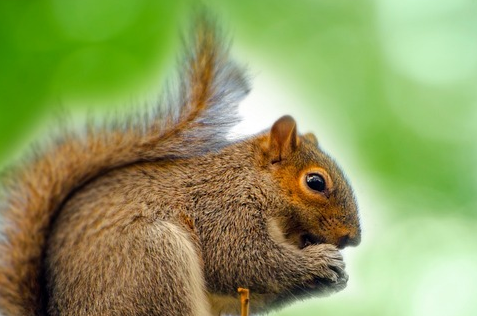
#> input picture lab1-hybrid-image/gui/res/squirrel1.png, 477 x 316 px, found by its file name
$ python fft_20230326205011.py
#> lines starting #> are read from the running program, lines starting #| are printed output that depends on the picture
import cv2
import numpy as np
from matplotlib import pyplot as plt

pairs = [
    ('res/squirrel1.png', 'res/bunny1.png'),
    ('res/cat.jpg', 'res/dog.jpg'),
    ('res/donkey1.png', 'res/zebra1.png'),
]
pair_idx = 0

ksize1, sigma1, ksize2, sigma2 = 39, 11, 21, 5
d1, d2 = 10, 10


def ideal_spectral_filter(shape, d, type='lowpass'):
    m, n = shape
    if type == 'lowpass':
        h = np.zeros((m, n), dtype=np.float32)
    if type == 'highpass':
        h = np.ones((m, n), dtype=np.float32)
    for i in range(m):
        for j in range(n):
            if np.sqrt((i - m / 2) ** 2 + (j - n / 2) ** 2) <= d:
                if type == 'lowpass':
                    h[i, j] = 1
                if type == 'highpass':
                    h[i, j] = 0
    return h

def spatial_hybrid_image(img1, img2, ksize1, sigma1, ksize2, sigma2):
    img1_low_pass = cv2.GaussianBlur(img1, (ksize1, ksize1), sigma1)
    img2_high_pass = cv2.subtract(img2, cv2.GaussianBlur(img2, (ksize2, ksize2), sigma2))
    hybrid_image = cv2.add(img1_low_pass, img2_high_pass)

    plt.subplot(231), plt.imshow(img1, cmap='gray')
    plt.title('Input Image1'), plt.xticks([]), plt.yticks([])
    plt.subplot(232), plt.imshow(img1_low_pass, cmap='gray')
    plt.title(f'Image1 Low Pass. ksize1 = {ksize1}, sigma1 = {sigma1}'), plt.xticks([]), plt.yticks([])
    plt.subplot(233), plt.imshow(hybrid_image, cmap='gray')
    plt.title('Hybrid Image'), plt.xticks([]), plt.yticks([])
    plt.subplot(234), plt.imshow(img2, cmap='gray')
    plt.title('Input Image2'), plt.xticks([]), plt.yticks([])
    plt.subplot(235), plt.imshow(img2_high_pass, cmap='gray')
    plt.title(f'Image2 High Pass. ksize2 = {ksize2}, sigma2 = {sigma2}'), plt.xticks([]), plt.yticks([])
    plt.show()


def spectral_hybrid_image(image1, image2, d1, d2):  # ref:
    f1 = np.fft.fft2(np.float32(image1))
    f2 = np.fft.fft2(np.float32(image2))
    f1shift = np.fft.fftshift(f1)
    f2shift = np.fft.fftshift(f2)
    h1 = ideal_spectral_filter(f1.shape, d1, type='lowpass')
    h2 = ideal_spectral_filter(f2.shape, d2, type='highpass')
    f1_filtered = f1shift * h1
    f2_filtered = f2shift * h2
    f1_filtered_shift = np.fft.ifftshift(f1_filtered)
    f2_filtered_shift = np.fft.ifftshift(f2_filtered)
    f1_filtered_ifft = np.fft.ifft2(f1_filtered_shift)
    f2_filtered_ifft = np.fft.ifft2(f2_filtered_shift)
    hybrid_image = np.abs(f1_filtered_ifft) + np.abs(f2_filtered_ifft)

    plt.subplot(2, 6, 1), plt.imshow(image1, cmap='gray')
    plt.title('Input Image1'), plt.xticks([]), plt.yticks([])
    plt.subplot(2, 6, 2), plt.imshow(np.log1p(np.abs(f2shift)), cmap='gray')
    plt.title('Image1 Magnitude Spectrum'), plt.xticks([]), plt.yticks([])
    plt.subplot(2, 6, 3), plt.imshow(h1, cmap='gray')
    plt.title('Input Image2'), plt.xticks([]), plt.yticks([])
    plt.subplot(2, 6, 4), plt.imshow(np.log1p(np.abs(f1_filtered)), cmap='gray')
    plt.title('Image1 Low Pass Magnitude Spectrum'), plt.xticks([]), plt.yticks([])
    plt.subplot(2, 6, 5), plt.imshow(image2, cmap='gray')
    plt.title('Input Image2'), plt.xticks([]), plt.yticks([])
    plt.subplot(2, 6, 6), plt.imshow(np.log1p(np.abs(f2shift)), cmap='gray')
    plt.title('Image2 Magnitude Spectrum'), plt.xticks([]), plt.yticks([])
    plt.subplot(2, 6, 7), plt.imshow(h2, cmap='gray')
    plt.title('Input Image2'), plt.xticks([]), plt.yticks([])
    plt.subplot(2, 6, 8), plt.imshow(np.log1p(np.abs(f2_filtered)), cmap='gray')
    plt.title('Image2 High Pass Magnitude Spectrum'), plt.xticks([]), plt.yticks([])
    plt.subplot(2, 6, 9), plt.imshow(np.abs(f1_filtered_ifft), cmap='gray')
    plt.title(f'Image1 Low Pass. d1={d1}'), plt.xticks([]), plt.yticks([])
    plt.subplot(2, 6, 10), plt.imshow(np.abs(f2_filtered_ifft), cmap='gray')
    plt.title(f'Image2 High Pass. d2={d2}'), plt.xticks([]), plt.yticks([])
    plt.subplot(2, 6, 11), plt.imshow(hybrid_image, cmap='gray')
    plt.title('Hybrid Image'), plt.xticks([]), plt.yticks([])
    plt.show()
    return hybrid_image


if __name__ == '__main__':
    img1 = cv2.imread(pairs[pair_idx][0], 0)    # read as grayscale
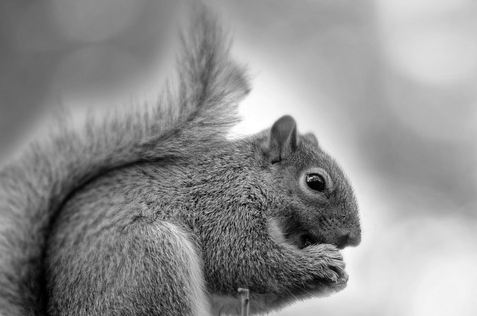
#> img1: shape (316, 477); min 0, max 255, mean 143.5
    img2 = cv2.imread(pairs[pair_idx][1], 0)
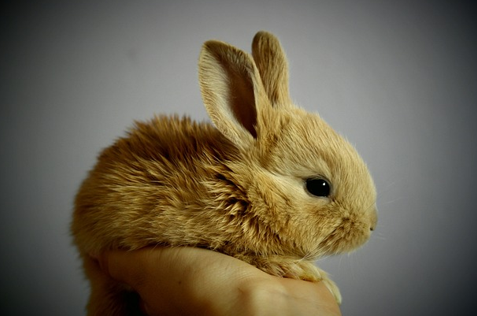
#> input picture lab1-hybrid-image/gui/res/bunny1.png, 477 x 316 px, found by its file name
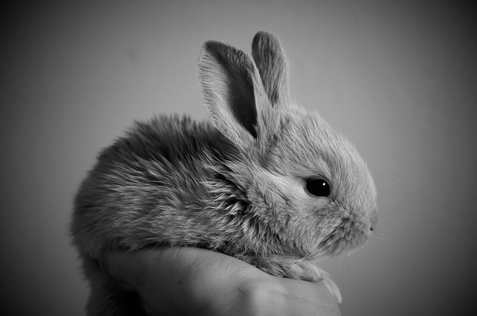
#> img2: shape (316, 477); min 0, max 235, mean 97.6

    # spatial_hybrid_image(img1, img2, ksize1, sigma1, ksize2, sigma2)
    spectral_hybrid_image(img1, img2, d1, d2)
#> in spectral_hybrid_image, `hybrid_image = np.abs(f1_filtered_ifft) + np.abs(f2_filtered_ifft)`:
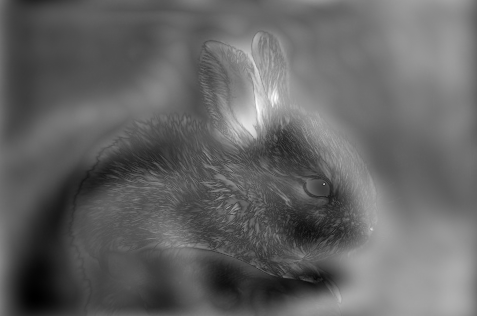
#> hybrid_image: shape (316, 477) float64; min 10.67, max 372.5, mean 153.1; drawn with min black and max white
#> in spectral_hybrid_image, `plt.show()`:
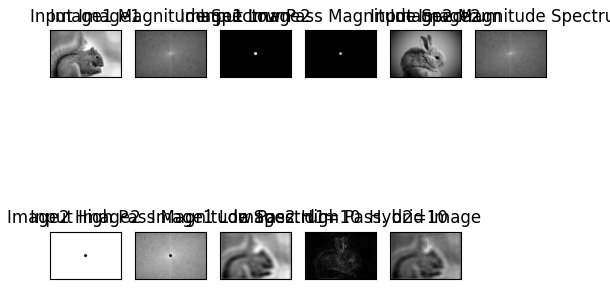
#> figure drawn by matplotlib, 11 panels
